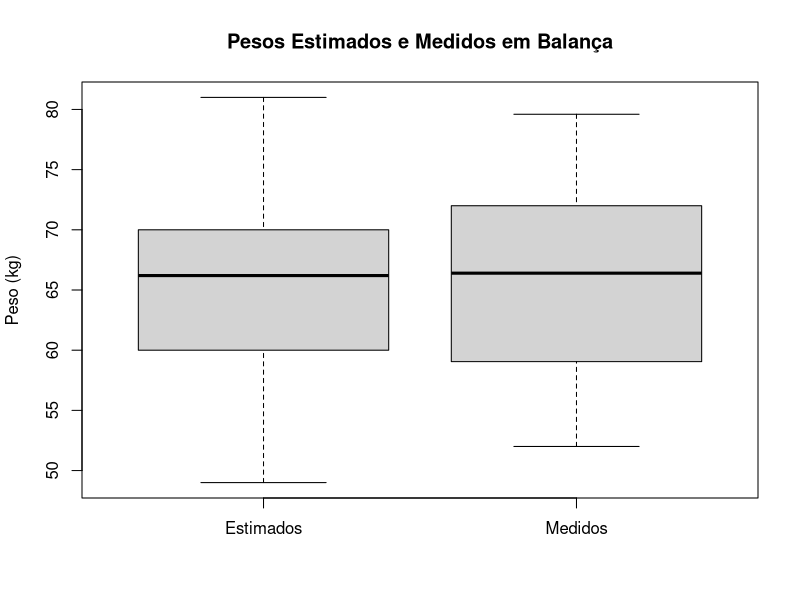
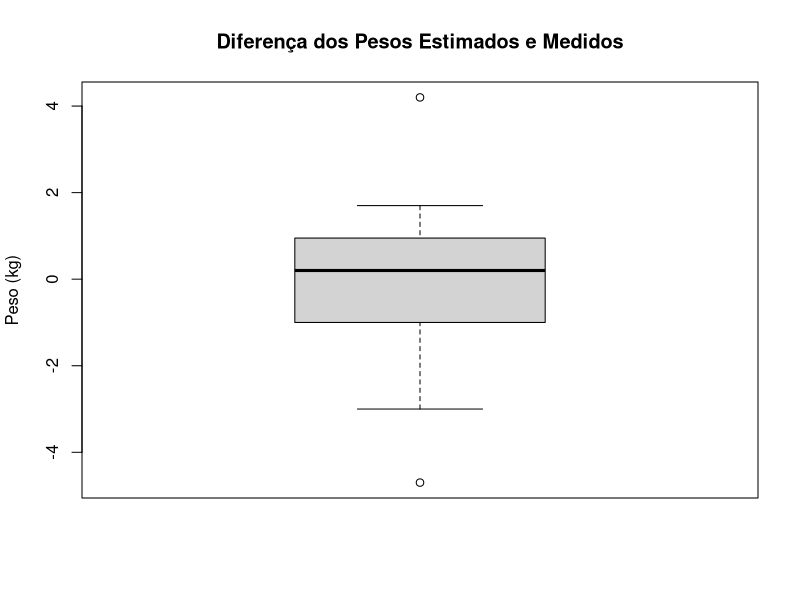
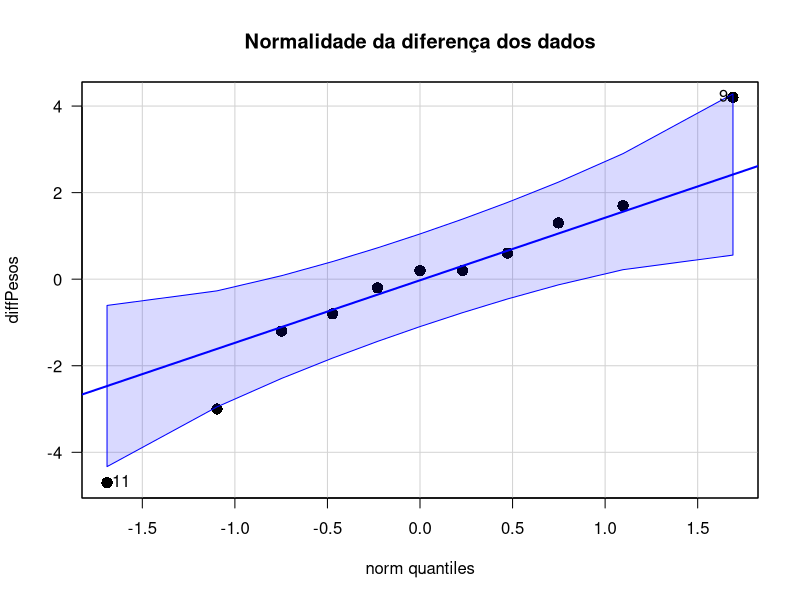

Source code (R) for these figures, in order: (Note: this script raises an error after producing the figures.)
###########################################
#          ESTUDO DE CASO 3               #
#                                         #
#Equipe: Gustavo Vieira Costa             #
#        Marcus Vinícius do Carmo Bastos  #
#        Rafael Carneiro de Castro        #
#        Thaís Matos Acácio               #
###########################################

#Ler dados de entrada
dados <- read.table("dados.csv", header=TRUE, sep=",");
aggdata <- aggregate(dados$Peso~dados$Fonte,data=dados,FUN=mean);
summary(aggdata);

#Separando
estimados <- c(0);
ei <- 1;
medidos <- c(0);
mi <- 1;
for (i in seq(1:22)) {
  if (dados$Fonte[i] == 'Estimado') {
    estimados[ei] <- dados$Peso[i];
    ei <- ei + 1;
  } else {
    medidos[mi] <- dados$Peso[i];
    mi <- mi + 1;
  }
}

#Boxplot Pesos Estimados e Medidos em Balança
boxplot(estimados, medidos, ylab="Peso (kg)",
        names=c("Estimados","Medidos"), col = "lightgray",
        main="Pesos Estimados e Medidos em Balança");

#Boxplot Diferença dos Pesos Estimados e Medidos
diffPesos <- estimados - medidos;
boxplot(diffPesos, ylab="Peso (kg)",
        names=c("Diferença"), col = "lightgray",
        main="Diferença dos Pesos Estimados e Medidos");

# qqPlot para testar a normalidade das diferenças entre
# o peso estimado e o peso medido.
require("car");
qqPlot(diffPesos, pch=16, cex=1.5, las=1, main="Normalidade da diferença dos dados");

#Teste t pareado
t.test(dados$Peso~dados$Fonte, paired=T, data=aggdata);

#Teste de potência considerando o desvio padrão da populaçao
#como o desvio padrão da amostra.
s <- sd(diffPesos);
power.t.test(n=11,
             delta=0.5,
             sd=s,
             sig.level=0.05,
             type="paired");

#Parâmetros de plots.
par(bg = "#dddddd");

#Potência variando tamanho de efeito.
delta <- 0.5;
powerBySe <- c(0);
es <- c(0);
for (i in seq(1:300)) {
  powerBySe[i] <- power.t.test(n=11,
                               delta=delta,
                               sd=s,
                               sig.level=0.05,
                               type="paired")$power;
  es[i] <- delta;
  delta <- delta + 0.01;
}
plot(es, powerBySe, type="l", lwd=2, las=1,
     main="Potência por Tamanho de Efeito", xlab="Tamanho de Efeito", ylab="Potência");
grid(NA,NULL,"white",lwd=2,lty=1);

#Potência variando quantidade de amostras.
n <- 11;
powerByN <- c(0);
ni <- c(0);
for (i in seq(1:1000)) {
  powerByN[i] <- power.t.test(n=n,
                               delta=0.5,
                               sd=s,
                               sig.level=0.05,
                               type="paired")$power;
  ni[i] <- n;
  n <- n + 0.5;
}
plot(ni, powerByN, type="l", lwd=2, las=1, 
     main="Potência por Tamanho da Amostra", xlab="Tamanho da Amostra", ylab="Potência");
grid(NA,NULL,"white",lwd=2,lty=1);

